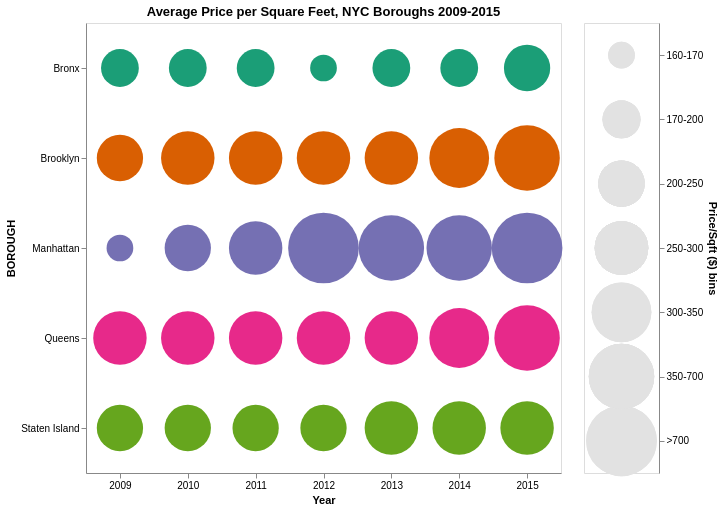

The specification (Vega-Lite) saved for this image:
### Vega-Lite specification from a JSON file in a GitHub repository (floating-point values rounded to 4 significant figures)
{"config": {"view": {"width": 400, "height": 300}, "mark": {"tooltip": null}}, "hconcat": [{"mark": {"type": "circle", "opacity": 1}, "encoding": {"color": {"condition": {"type": "nominal", "field": "BOROUGH", "legend": null, "scale": {"scheme": "dark2"}, "selection": "selector418"}, "value": "transparent"}, "size": {"type": "ordinal", "field": "pricePsqft_Cat", "legend": null}, "tooltip": [{"type": "quantitative", "field": "pricePsqft"}, {"type": "nominal", "field": "BOROUGH"}, {"type": "quantitative", "field": "year"}], "x": {"type": "ordinal", "axis": {"labelAngle": 0}, "field": "year", "title": "Year"}, "y": {"type": "nominal", "field": "BOROUGH"}}, "height": 450, "selection": {"selector419": {"type": "interval", "bind": "scales", "encodings": ["x", "y"]}}, "title": "Average Price per Square Feet, NYC Boroughs 2009-2015", "width": 475}, {"mark": {"type": "circle", "color": "#e2e2e2", "filled": true}, "encoding": {"opacity": {"condition": {"value": 1, "selection": "selector418"}, "value": 0}, "size": {"type": "nominal", "field": "pricePsqft_Cat", "legend": null, "scale": {"domain": ["<160", "160-170", "170-200", "200-250", "250-300", "300-350", "350-700", ">700"], "range": [0, 5000], "type": "bin-ordinal"}}, "y": {"type": "ordinal", "axis": {"orient": "right"}, "field": "pricePsqft_Cat", "title": "Price/Sqft ($) bins"}}, "height": 450, "selection": {"selector418": {"type": "multi", "fields": ["pricePsqft_Cat"]}}, "width": 75}], "data": {"name": "data-4d3c0994804cc834524ab82bc1568f08"}, "$schema": "https://vega.github.io/schema/vega-lite/v3.4.0.json", "datasets": {"data-4d3c0994804cc834524ab82bc1568f08": [{"BOROUGH": "Bronx", "year": 2009, "pricePsqft": 172.2, "pricePsqft_Cat": "170-200"}, {"BOROUGH": "Bronx", "year": 2010, "pricePsqft": 175.6, "pricePsqft_Cat": "170-200"}, {"BOROUGH": "Bronx", "year": 2011, "pricePsqft": 173.5, "pricePsqft_Cat": "170-200"}, {"BOROUGH": "Bronx", "year": 2012, "pricePsqft": 169.1, "pricePsqft_Cat": "160-170"}, {"BOROUGH": "Bronx", "year": 2013, "pricePsqft": 186.3, "pricePsqft_Cat": "170-200"}, {"BOROUGH": "Bronx", "year": 2014, "pricePsqft": 186.0, "pricePsqft_Cat": "170-200"}, {"BOROUGH": "Bronx", "year": 2015, "pricePsqft": 218.8, "pricePsqft_Cat": "200-250"}, {"BOROUGH": "Brooklyn", "year": 2009, "pricePsqft": 248.8, "pricePsqft_Cat": "200-250"}, {"BOROUGH": "Brooklyn", "year": 2010, "pricePsqft": 254.3, "pricePsqft_Cat": "250-300"}, {"BOROUGH": "Brooklyn", "year": 2011, "pricePsqft": 253.0, "pricePsqft_Cat": "250-300"}, {"BOROUGH": "Brooklyn", "year": 2012, "pricePsqft": 270.1, "pricePsqft_Cat": "250-300"}, {"BOROUGH": "Brooklyn", "year": 2013, "pricePsqft": 290.4, "pricePsqft_Cat": "250-300"}, {"BOROUGH": "Brooklyn", "year": 2014, "pricePsqft": 345.6, "pricePsqft_Cat": "300-350"}, {"BOROUGH": "Brooklyn", "year": 2015, "pricePsqft": 410.1, "pricePsqft_Cat": "350-700"}, {"BOROUGH": "Manhattan", "year": 2009, "pricePsqft": 160.0, "pricePsqft_Cat": "160-170"}, {"BOROUGH": "Manhattan", "year": 2010, "pricePsqft": 228.3, "pricePsqft_Cat": "200-250"}, {"BOROUGH": "Manhattan", "year": 2011, "pricePsqft": 271.6, "pricePsqft_Cat": "250-300"}, {"BOROUGH": "Manhattan", "year": 2012, "pricePsqft": 733.9, "pricePsqft_Cat": ">700"}, {"BOROUGH": "Manhattan", "year": 2013, "pricePsqft": 457.3, "pricePsqft_Cat": "350-700"}, {"BOROUGH": "Manhattan", "year": 2014, "pricePsqft": 634.3, "pricePsqft_Cat": "350-700"}, {"BOROUGH": "Manhattan", "year": 2015, "pricePsqft": 858.6, "pricePsqft_Cat": ">700"}, {"BOROUGH": "Queens", "year": 2009, "pricePsqft": 261.1, "pricePsqft_Cat": "250-300"}, {"BOROUGH": "Queens", "year": 2010, "pricePsqft": 260.2, "pricePsqft_Cat": "250-300"}, {"BOROUGH": "Queens", "year": 2011, "pricePsqft": 259.8, "pricePsqft_Cat": "250-300"}, {"BOROUGH": "Queens", "year": 2012, "pricePsqft": 270.4, "pricePsqft_Cat": "250-300"}, {"BOROUGH": "Queens", "year": 2013, "pricePsqft": 288.1, "pricePsqft_Cat": "250-300"}, {"BOROUGH": "Queens", "year": 2014, "pricePsqft": 315.5, "pricePsqft_Cat": "300-350"}, {"BOROUGH": "Queens", "year": 2015, "pricePsqft": 359.3, "pricePsqft_Cat": "350-700"}, {"BOROUGH": "Staten Island", "year": 2009, "pricePsqft": 226.2, "pricePsqft_Cat": "200-250"}, {"BOROUGH": "Staten Island", "year": 2010, "pricePsqft": 230.1, "pricePsqft_Cat": "200-250"}, {"BOROUGH": "Staten Island", "year": 2011, "pricePsqft": 232.7, "pricePsqft_Cat": "200-250"}, {"BOROUGH": "Staten Island", "year": 2012, "pricePsqft": 238.7, "pricePsqft_Cat": "200-250"}, {"BOROUGH": "Staten Island", "year": 2013, "pricePsqft": 251.6, "pricePsqft_Cat": "250-300"}, {"BOROUGH": "Staten Island", "year": 2014, "pricePsqft": 250.7, "pricePsqft_Cat": "250-300"}, {"BOROUGH": "Staten Island", "year": 2015, "pricePsqft": 279.7, "pricePsqft_Cat": "250-300"}]}}
